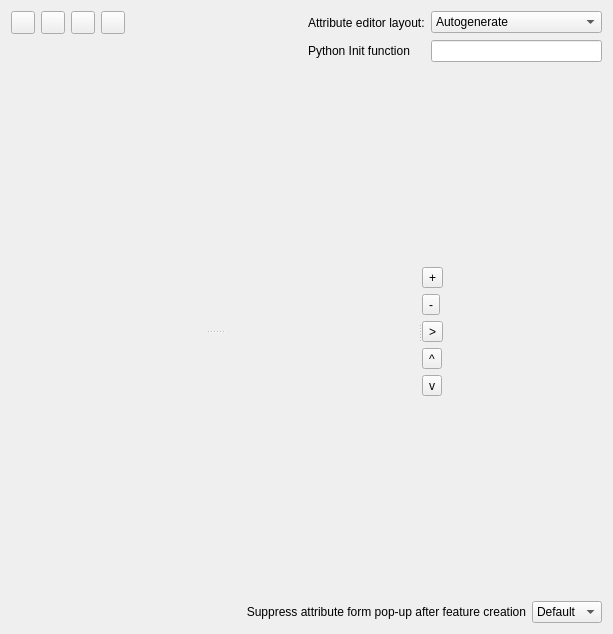
<?xml version="1.0" encoding="UTF-8"?>
<ui version="4.0">
 <class>QgsFieldsPropertiesBase</class>
 <widget class="QWidget" name="QgsFieldsPropertiesBase">
  <property name="geometry">
   <rect>
    <x>0</x>
    <y>0</y>
    <width>613</width>
    <height>634</height>
   </rect>
  </property>
  <layout class="QGridLayout" name="gridLayout_6">
   <item row="0" column="4">
    <spacer>
     <property name="orientation">
      <enum>Qt::Horizontal</enum>
     </property>
     <property name="sizeHint" stdset="0">
      <size>
       <width>100</width>
       <height>19</height>
      </size>
     </property>
    </spacer>
   </item>
   <item row="0" column="5">
    <widget class="QLabel" name="label_2">
     <property name="text">
      <string>Attribute editor layout:</string>
     </property>
    </widget>
   </item>
   <item row="0" column="0">
    <widget class="QToolButton" name="mAddAttributeButton">
     <property name="sizePolicy">
      <sizepolicy hsizetype="Fixed" vsizetype="Fixed">
       <horstretch>0</horstretch>
       <verstretch>0</verstretch>
      </sizepolicy>
     </property>
     <property name="toolTip">
      <string>New column</string>
     </property>
     <property name="text">
      <string/>
     </property>
     <property name="icon">
      <iconset>
       <normaloff>.designer/xpm/new_attribute.png</normaloff>.designer/xpm/new_attribute.png</iconset>
     </property>
     <property name="shortcut">
      <string>Ctrl+N</string>
     </property>
    </widget>
   </item>
   <item row="0" column="3">
    <widget class="QToolButton" name="mCalculateFieldButton">
     <property name="toolTip">
      <string>Field calculator</string>
     </property>
     <property name="whatsThis">
      <string>Click to toggle table editing</string>
     </property>
     <property name="text">
      <string/>
     </property>
     <property name="checkable">
      <bool>false</bool>
     </property>
    </widget>
   </item>
   <item row="0" column="2">
    <widget class="QToolButton" name="mToggleEditingButton">
     <property name="toolTip">
      <string>Toggle editing mode</string>
     </property>
     <property name="whatsThis">
      <string>Click to toggle table editing</string>
     </property>
     <property name="text">
      <string/>
     </property>
     <property name="checkable">
      <bool>true</bool>
     </property>
    </widget>
   </item>
   <item row="2" column="0" colspan="7">
    <widget class="QSplitter" name="mSplitter">
     <property name="orientation">
      <enum>Qt::Horizontal</enum>
     </property>
     <widget class="QWidget" name="mRelationsAndFieldsFrame" native="true">
      <property name="sizePolicy">
       <sizepolicy hsizetype="Preferred" vsizetype="Preferred">
        <horstretch>1</horstretch>
        <verstretch>0</verstretch>
       </sizepolicy>
      </property>
      <layout class="QGridLayout" name="gridLayout">
       <property name="margin">
        <number>0</number>
       </property>
       <item row="0" column="0">
        <widget class="QSplitter" name="splitter">
         <property name="orientation">
          <enum>Qt::Vertical</enum>
         </property>
         <widget class="QWidget" name="mAttributesListFrame" native="true">
          <layout class="QGridLayout" name="mAttributesListLayout">
           <property name="margin">
            <number>0</number>
           </property>
          </layout>
         </widget>
         <widget class="QWidget" name="mRelationsFrame" native="true">
          <layout class="QGridLayout" name="mRelationsFrameLayout">
           <property name="margin">
            <number>0</number>
           </property>
          </layout>
         </widget>
        </widget>
       </item>
      </layout>
     </widget>
     <widget class="QStackedWidget" name="mAttributeEditorOptionsWidget">
      <property name="currentIndex">
       <number>1</number>
      </property>
      <widget class="QWidget" name="page">
       <layout class="QGridLayout" name="gridLayout_2">
        <property name="margin">
         <number>0</number>
        </property>
        <item row="0" column="1">
         <layout class="QHBoxLayout" name="horizontalLayout_2">
          <item>
           <widget class="QLineEdit" name="leEditForm"/>
          </item>
          <item>
           <widget class="QToolButton" name="pbnSelectEditForm">
            <property name="text">
             <string>...</string>
            </property>
           </widget>
          </item>
         </layout>
        </item>
        <item row="0" column="0">
         <widget class="QLabel" name="label">
          <property name="text">
           <string>Edit UI</string>
          </property>
         </widget>
        </item>
        <item row="2" column="0" colspan="2">
         <spacer name="verticalSpacer">
          <property name="orientation">
           <enum>Qt::Vertical</enum>
          </property>
          <property name="sizeHint" stdset="0">
           <size>
            <width>20</width>
            <height>40</height>
           </size>
          </property>
         </spacer>
        </item>
       </layout>
      </widget>
      <widget class="QWidget" name="page_2">
       <layout class="QGridLayout" name="gridLayout_5">
        <property name="horizontalSpacing">
         <number>0</number>
        </property>
        <property name="margin">
         <number>0</number>
        </property>
        <item row="0" column="0">
         <widget class="QWidget" name="mAttributesTreeButtonFrame" native="true">
          <property name="sizePolicy">
           <sizepolicy hsizetype="Minimum" vsizetype="Preferred">
            <horstretch>0</horstretch>
            <verstretch>0</verstretch>
           </sizepolicy>
          </property>
          <property name="maximumSize">
           <size>
            <width>30</width>
            <height>16777215</height>
           </size>
          </property>
          <layout class="QVBoxLayout" name="verticalLayout">
           <property name="spacing">
            <number>6</number>
           </property>
           <property name="margin">
            <number>0</number>
           </property>
           <item>
            <spacer name="verticalSpacer_4">
             <property name="orientation">
              <enum>Qt::Vertical</enum>
             </property>
             <property name="sizeHint" stdset="0">
              <size>
               <width>20</width>
               <height>186</height>
              </size>
             </property>
            </spacer>
           </item>
           <item>
            <widget class="QToolButton" name="mAddTabOrGroupButton">
             <property name="text">
              <string>+</string>
             </property>
             <property name="icon">
              <iconset resource="../../images/images.qrc">
               <normaloff>:/images/themes/default/mActionSignPlus.png</normaloff>:/images/themes/default/mActionSignPlus.png</iconset>
             </property>
            </widget>
           </item>
           <item>
            <widget class="QToolButton" name="mRemoveTabGroupItemButton">
             <property name="text">
              <string>-</string>
             </property>
             <property name="icon">
              <iconset resource="../../images/images.qrc">
               <normaloff>:/images/themes/default/mActionSignMinus.png</normaloff>:/images/themes/default/mActionSignMinus.png</iconset>
             </property>
            </widget>
           </item>
           <item>
            <widget class="QToolButton" name="mAddItemButton">
             <property name="text">
              <string>&gt;</string>
             </property>
             <property name="icon">
              <iconset resource="../../images/images.qrc">
               <normaloff>:/images/themes/default/mActionArrowRight.png</normaloff>:/images/themes/default/mActionArrowRight.png</iconset>
             </property>
            </widget>
           </item>
           <item>
            <widget class="QToolButton" name="mMoveUpItem">
             <property name="text">
              <string>^</string>
             </property>
             <property name="icon">
              <iconset resource="../../images/images.qrc">
               <normaloff>:/images/themes/default/mActionArrowUp.png</normaloff>:/images/themes/default/mActionArrowUp.png</iconset>
             </property>
            </widget>
           </item>
           <item>
            <widget class="QToolButton" name="mMoveDownItem">
             <property name="text">
              <string>v</string>
             </property>
             <property name="icon">
              <iconset resource="../../images/images.qrc">
               <normaloff>:/images/themes/default/mActionArrowDown.png</normaloff>:/images/themes/default/mActionArrowDown.png</iconset>
             </property>
            </widget>
           </item>
           <item>
            <spacer name="verticalSpacer_3">
             <property name="orientation">
              <enum>Qt::Vertical</enum>
             </property>
             <property name="sizeHint" stdset="0">
              <size>
               <width>5</width>
               <height>176</height>
              </size>
             </property>
            </spacer>
           </item>
          </layout>
         </widget>
        </item>
        <item row="0" column="1">
         <widget class="QWidget" name="mAttributesTreeFrame" native="true">
          <property name="autoFillBackground">
           <bool>true</bool>
          </property>
          <layout class="QGridLayout" name="mDesignerListLayout">
           <property name="margin">
            <number>0</number>
           </property>
          </layout>
         </widget>
        </item>
       </layout>
      </widget>
     </widget>
    </widget>
   </item>
   <item row="0" column="6">
    <widget class="QComboBox" name="mEditorLayoutComboBox">
     <property name="sizePolicy">
      <sizepolicy hsizetype="MinimumExpanding" vsizetype="Fixed">
       <horstretch>0</horstretch>
       <verstretch>0</verstretch>
      </sizepolicy>
     </property>
     <item>
      <property name="text">
       <string>Autogenerate</string>
      </property>
     </item>
     <item>
      <property name="text">
       <string>Drag and drop designer</string>
      </property>
     </item>
     <item>
      <property name="text">
       <string>Provide ui-file</string>
      </property>
     </item>
    </widget>
   </item>
   <item row="1" column="5">
    <widget class="QLabel" name="label_3">
     <property name="toolTip">
      <string>QGIS forms can have a Python function that is called when the form is opened.  
Use this function to add extra logic to your forms.

An example is (in module MyForms.py):

          def open(dialog, layer, feature):
	geom = feature.geometry()
	control = dialog.findChild(QWidget,&quot;MyLineEdit&quot;)

Reference in Python Init Function like so: MyForms.open

MyForms.py must live on PYTHONPATH, .qgis/python, or inside the project folder.</string>
     </property>
     <property name="text">
      <string>Python Init function</string>
     </property>
    </widget>
   </item>
   <item row="0" column="1">
    <widget class="QToolButton" name="mDeleteAttributeButton">
     <property name="toolTip">
      <string>Delete column</string>
     </property>
     <property name="text">
      <string/>
     </property>
     <property name="icon">
      <iconset>
       <normaloff>.designer/xpm/delete_attribute.png</normaloff>.designer/xpm/delete_attribute.png</iconset>
     </property>
     <property name="shortcut">
      <string>Ctrl+X</string>
     </property>
    </widget>
   </item>
   <item row="3" column="0" colspan="7">
    <layout class="QHBoxLayout" name="horizontalLayout">
     <item>
      <widget class="QLabel" name="mFormSuppressLabel">
       <property name="sizePolicy">
        <sizepolicy hsizetype="MinimumExpanding" vsizetype="Maximum">
         <horstretch>0</horstretch>
         <verstretch>0</verstretch>
        </sizepolicy>
       </property>
       <property name="minimumSize">
        <size>
         <width>150</width>
         <height>0</height>
        </size>
       </property>
       <property name="text">
        <string>Suppress attribute form pop-up after feature creation</string>
       </property>
       <property name="alignment">
        <set>Qt::AlignRight|Qt::AlignTrailing|Qt::AlignVCenter</set>
       </property>
       <property name="wordWrap">
        <bool>true</bool>
       </property>
      </widget>
     </item>
     <item>
      <widget class="QComboBox" name="mFormSuppressCmbBx">
       <property name="sizePolicy">
        <sizepolicy hsizetype="Maximum" vsizetype="Fixed">
         <horstretch>0</horstretch>
         <verstretch>0</verstretch>
        </sizepolicy>
       </property>
       <item>
        <property name="text">
         <string>Default</string>
        </property>
       </item>
       <item>
        <property name="text">
         <string>On</string>
        </property>
       </item>
       <item>
        <property name="text">
         <string>Off</string>
        </property>
       </item>
      </widget>
     </item>
    </layout>
   </item>
   <item row="1" column="6">
    <widget class="QLineEdit" name="leEditFormInit">
     <property name="toolTip">
      <string>QGIS forms can have a Python function that is called when the form is opened.  
Use this function to add extra logic to your forms.

An example is (in module MyForms.py):

          def open(dialog, layer, feature):
	geom = feature.geometry()
	control = dialog.findChild(QWidget,&quot;MyLineEdit&quot;)

Reference in Python Init Function like so: MyForms.open

MyForms.py must live on PYTHONPATH, .qgis/python, or inside the project folder.</string>
     </property>
    </widget>
   </item>
  </layout>
 </widget>
 <resources>
  <include location="../../images/images.qrc"/>
 </resources>
 <connections/>
</ui>
